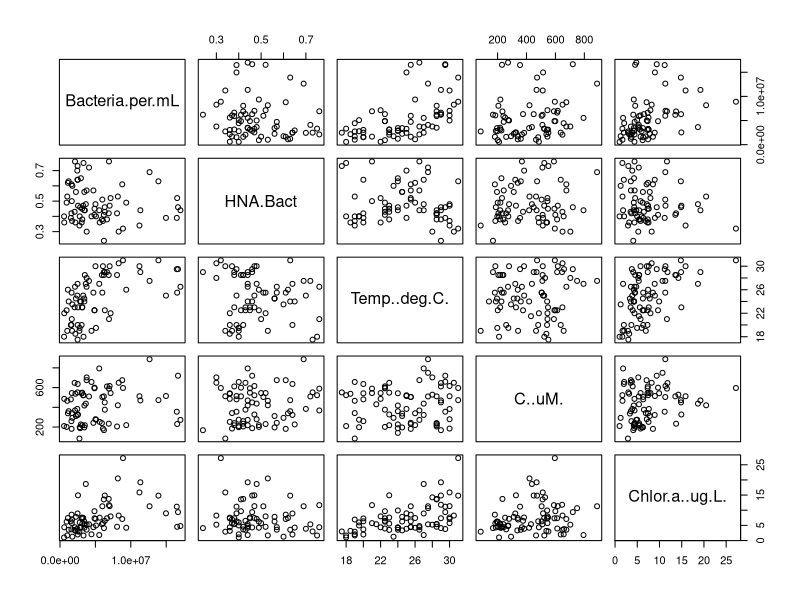
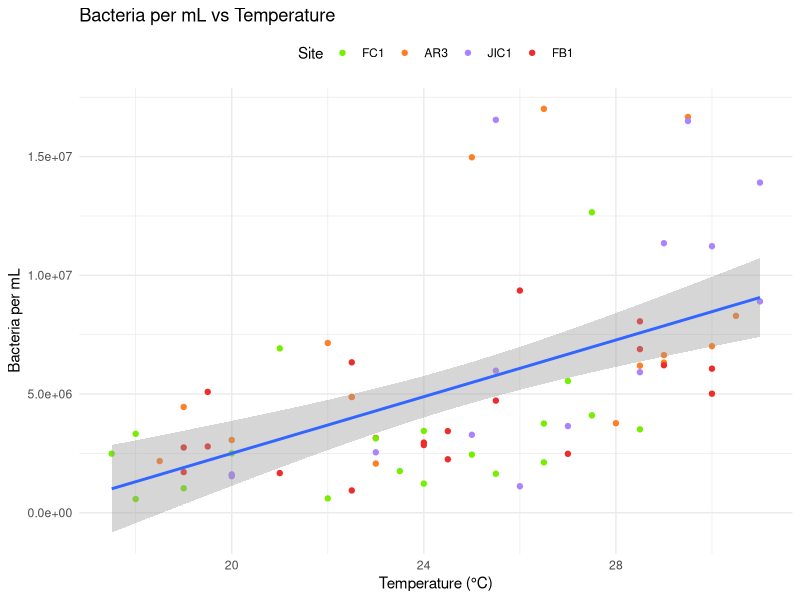
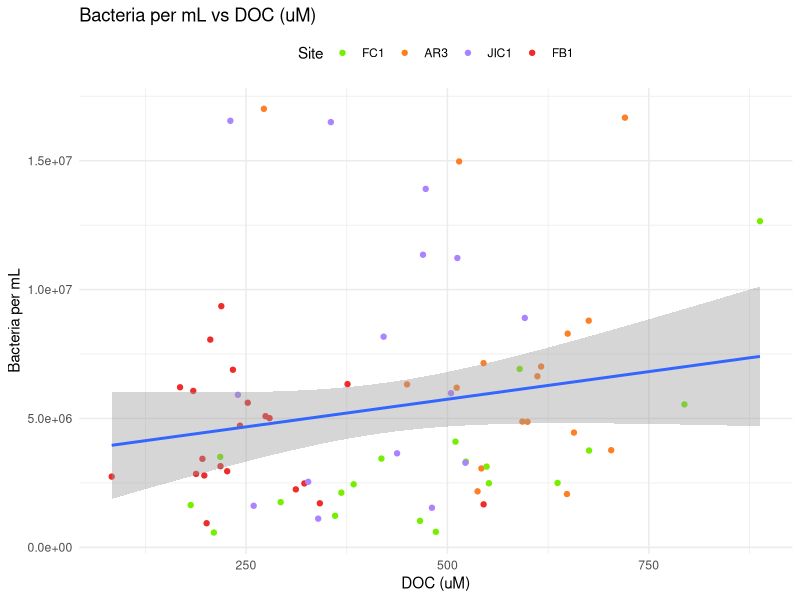
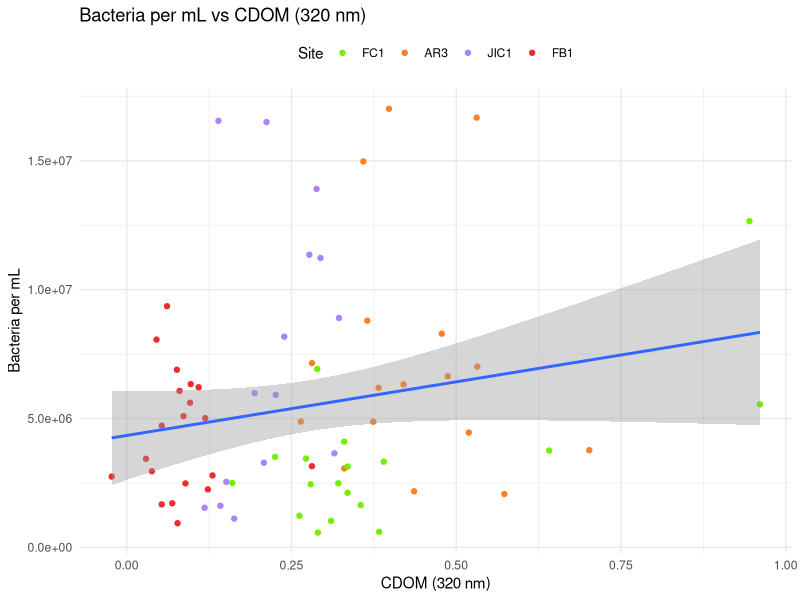
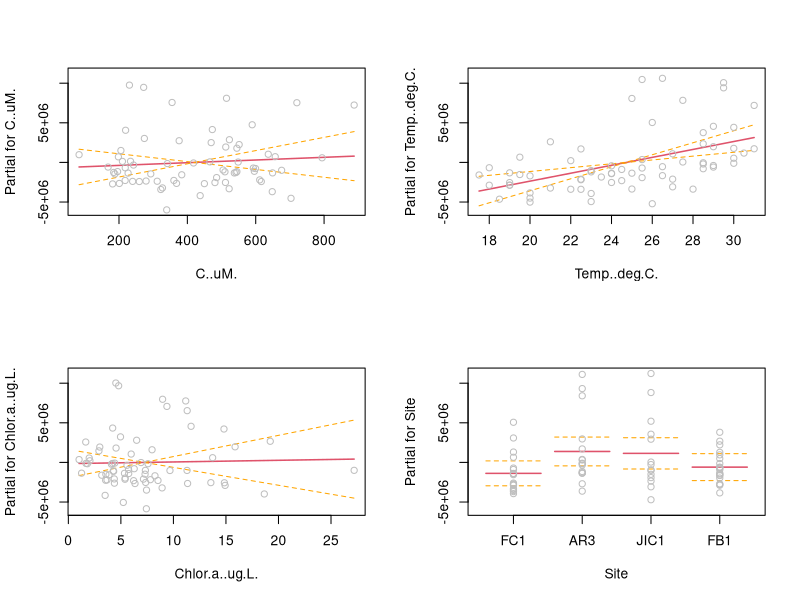
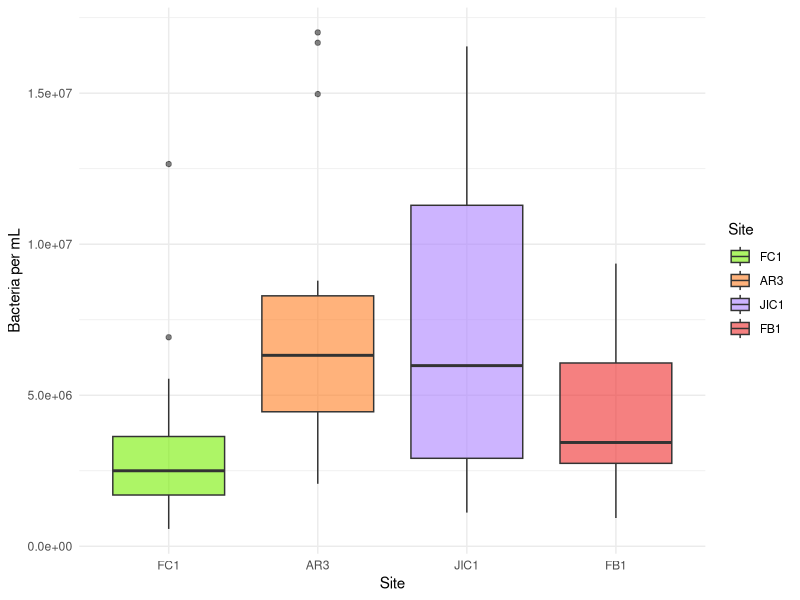
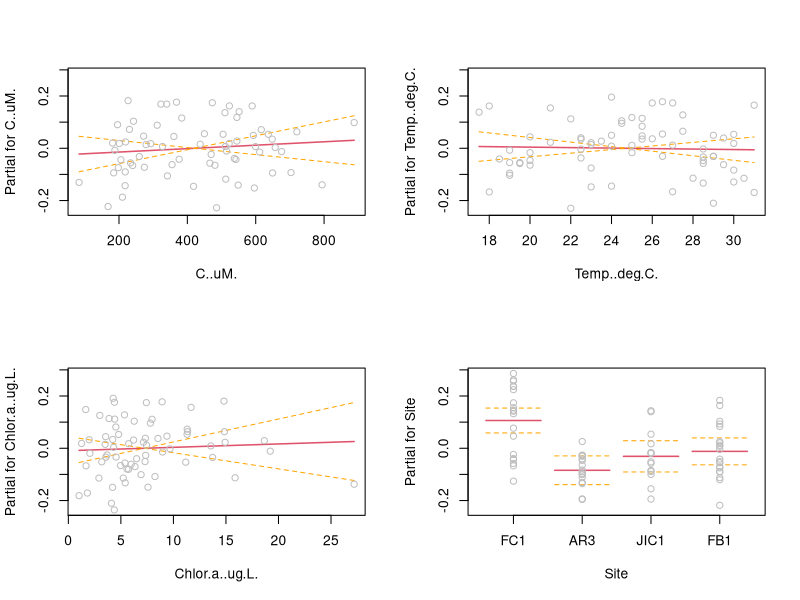
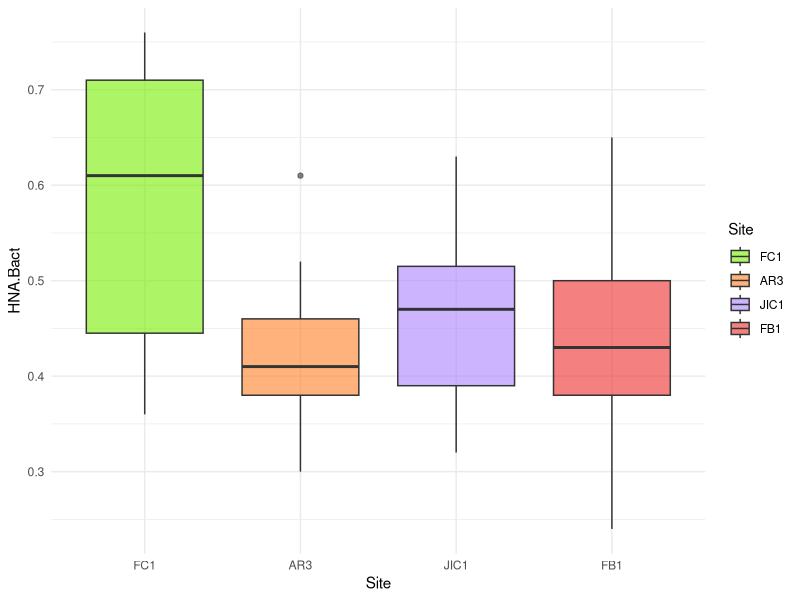

Generate these figures, in order, with R: (Note: this script raises an error after producing the figures.)
##Dependencies 
library(vegan)
library(car) 
library(ggplot2)
library(GGally)

#' First, read in the data found in the data folder. 

bdc <- read.csv('./Data/Bailey DOC_CDOM (3).csv')

bdc$Site <- factor(bdc$Site, levels = c("FC1", "AR3", "JIC1", "FB1")) #don't know if I
#want to do this... may take out

#on partial residuals graph, may want to make by site with st error 

#'Subset data to only include Sites: AR3, FB1, FC1, and JIC1
bdc_sub <- subset.data.frame(bdc, bdc$Site %in% c("AR3", "FB1", "FC1", "JIC1"))
head(bdc_sub)

#'Variables of Interest:
#'  - DOC
#'  - Temperature
#'  - Chlorophyll a
#'  - Response:
#'    1. Bacteria per mL (cell count per mL)
#'    2. HNA% of total community (HNA:Bact)


#'Use pairs function to visualize any correlations between variables of interest
pairs(~ Bacteria.per.mL + HNA.Bact + Temp..deg.C. + 
       C..uM. + Chlor.a..ug.L., data = bdc_sub) 



#'Further Subset data by Site for site characteristic analyses
bdc_AR3 <- subset.data.frame(bdc, bdc$Site %in% c("AR3"))
bdc_FB1 <- subset.data.frame(bdc, bdc$Site %in% c("FB1"))
bdc_FC1 <- subset.data.frame(bdc, bdc$Site %in% c("FC1"))
bdc_JIC1 <- subset.data.frame(bdc, bdc$Site %in% c("JIC1"))



#'Create exploratory graphs for bdc_sub data
#'
#Generate graph for total bacteria versus temperatre for all 4 sites
ggplot(bdc_sub, aes(x = Temp..deg.C., y = Bacteria.per.mL)) +
  geom_point(aes(color = Site)) +  # Add points, color by Site
  scale_color_manual(values = c("AR3" = "chocolate1",
                                "FB1" = "firebrick2",
                                "FC1" = "chartreuse2",
                                "JIC1" = "mediumpurple1")) +
  geom_smooth(method = lm) +
  labs(title = "Bacteria per mL vs Temperature",
       x = "Temperature (°C)",  
       y = "Bacteria per mL") +
  theme_minimal() +  # A clean theme
  theme(legend.position = "top")  # Position the legend at the top

#Generate graph for total bacteria versus DOC content for all 4 sites
ggplot(bdc_sub, aes(x = C..uM., y = Bacteria.per.mL)) +
  geom_point(aes(color = Site)) +  # Add points, color by Site
  scale_color_manual(values = c("AR3" = "chocolate1",
                                "FB1" = "firebrick2",
                                "FC1" = "chartreuse2",
                                "JIC1" = "mediumpurple1")) +
  geom_smooth(method = lm) +
  labs(title = "Bacteria per mL vs DOC (uM)",
       x = "DOC (uM)",  
       y = "Bacteria per mL") +
  theme_minimal() +  # A clean theme
  theme(legend.position = "top")  # Position the legend at the top

#Generate graph for total bacteria versus CDOM for all 4 sites
ggplot(bdc_sub, aes(x = CDOM..320.nm., y = Bacteria.per.mL)) +
  geom_point(aes(color = Site)) +  # Add points, color by Site
  scale_color_manual(values = c("AR3" = "chocolate1",
                                "FB1" = "firebrick2",
                                "FC1" = "chartreuse2",
                                "JIC1" = "mediumpurple1")) +
  geom_smooth(method = lm) +
  labs(title = "Bacteria per mL vs CDOM (320 nm)",
       x = "CDOM (320 nm)",  
       y = "Bacteria per mL") +
  theme_minimal() +  # A clean theme
  theme(legend.position = "top")  # Position the legend at the top


#'Generate linear models for both response variables, use bdc_sub as data
#'
#'Generate linear model for response variable bacterial abundance
lm_bact <- lm(Bacteria.per.mL ~ C..uM. + Temp..deg.C. + Chlor.a..ug.L. + 
                 Site, data = bdc_sub) #assume normal distribution
summary(lm_bact) #generate a summary for model variables and significances
Anova(lm_bact, type = 3) #generate a type 3 Anova for model
RsquareAdj(lm_bact) #display adjusted Rsquare

#'Analyze model predictors and partial residuals of the bact model
par(mfrow= c(2,2)) #show 4 plots at a time for the termplot
termplot(lm_bact, se = TRUE, partial.resid = TRUE) #plot individual predictors and
#their standard error (confidence intervals)

#Generate boxplot for total bacteria site comparison
ggplot(bdc_sub, aes(x = Site, y = Bacteria.per.mL, fill = Site)) +
  geom_boxplot(alpha = 0.6) + #manipulate opacity
  labs(x = "Site", y = "Bacteria per mL") +
  theme_minimal() +
  scale_fill_manual(values = c("AR3" = "chocolate1", "FB1" = "firebrick2", "FC1" = "chartreuse2", "JIC1" = "mediumpurple1" ))

#Calculate the confidence intervals for each variable in total bacteria linear model and 
#use for the Tukey HSD
confint(lm_bact)

#'Run a Tukey HSD post-hoc analysis to analyze differences in total bacteria counts between sites
#'
mod_aov1 <-  aov(Bacteria.per.mL ~  Site, data = bdc_sub) #create an aov between sites for comparison
TukeyHSD(mod_aov1) #conduct a Tukey Honest Significant Difference (HSD) test on the
#site comparison anova to determine which groups are significantly different from
#others
#no sites are significantly different from others



#'Generate linear model for response variable bacterial activity
lm_HNA <- lm(HNA.Bact ~ C..uM. + Temp..deg.C. + Chlor.a..ug.L. + 
                Site, data = bdc_sub) #assume normal distribution
summary(lm_HNA) #generate a summary for the model
Anova(lm_HNA, type = 3) #generate a type 3 Anova
RsquareAdj(lm_HNA) #display adjusted Rsquare

#'Analyze model predictors and partial residuals of the HNA model
par(mfrow= c(2,2)) #show 4 plots at a time for the termplot
termplot(lm_HNA, se = TRUE, partial.resid = TRUE) #plot individual predictors and
#their standard error (confidence intervals)

#'Generate a boxplot to compare HNA counts between sites
ggplot(bdc_sub, aes(x = Site, y = HNA.Bact, fill = Site)) +
  geom_boxplot(alpha = 0.6) + #manipulate opacity
  labs(x = "Site", y = "HNA.Bact") +
  theme_minimal() +
  scale_fill_manual(values = c("AR3" = "chocolate1", "FB1" = "firebrick2", "FC1" = "chartreuse2", "JIC1" = "mediumpurple1" ))

#'Calculate the confidence intervals for each variable in HNA linear model and 
#'use for the Tukey HSD
confint(lm_HNA)

#'Run a Tukey HSD post-hoc analysis to analyze differences in HNA counts between sites
#'
mod_aov2 <-  aov(HNA.Bact ~  Site, data = bdc_sub) #create an anova between sites for comparison
TukeyHSD(mod_aov2) #conduct a Tukey Honest Significant Difference (HSD) test on the
#site comparison anova to determine which groups are significantly different from
#others

##For the proportion of HNA out of the overall community, Site FC1 was significant
##with FC1 having such a high significance that when sites are combined, the variable
##Site is still significant.



#'Run Analyses for AR3
#'
bdc_AR3$Bacteria.per.mL <- as.factor(bdc_AR3$Bacteria.per.mL)
pairs(~ bdc_AR3$Temp..deg.C. + bdc_AR3$C..uM. + bdc_AR3$CDOM..320.nm. + bdc_AR3$Chlor.a..ug.L. 
      + bdc_AR3$Bacteria.per.mL + bdc_AR3$HNA.Bact, data = bdc_AR3)

plot(bdc_AR3$Temp..deg.C., bdc_AR3$Bacteria.per.mL) 

bdc_AR3$Bacteria.per.mL <- as.numeric(bdc_AR3$Bacteria.per.mL)
cor_AR3 <- cor.test(bdc_AR3$C..uM., bdc_AR3$Bacteria.per.mL)
cor_AR3

lm_AR3 <- lm(Bacteria.per.mL ~ C..uM. + Temp..deg.C. + Chlor.a..ug.L., data = bdc_AR3)
summary(lm_AR3)
Anova(lm_AR3)
RsquareAdj(lm_AR3)


#'Run Analyses for FB1

bdc_FB1$Bacteria.per.mL <- as.factor(bdc_FB1$Bacteria.per.mL)
pairs(~ bdc_FB1$Temp..deg.C. + bdc_FB1$C..uM. + bdc_FB1$CDOM..320.nm. 
      + bdc_FB1$Bacteria.per.mL + bdc_FB1$HNA.Bact, data = bdc_FB1)

lm_FB1 <- lm(Bacteria.per.mL ~ C..uM. + Temp..deg.C. + Chlor.a..ug.L., data = bdc_FB1)
summary(lm_FB1)
Anova(lm_FB1)
RsquareAdj(lm_FB1)

#'Run Analyses for FC1

bdc_FC1$Bacteria.per.mL <- as.factor(bdc_FC1$Bacteria.per.mL)
pairs(~ Temp..deg.C. + Bacteria.per.mL + HNA, data = bdc_FC1)

lm_FC1 <- lm(Bacteria.per.mL ~ C..uM. + Temp..deg.C. + Chlor.a..ug.L., data = bdc_FC1)
summary(lm_FC1)
Anova(lm_FC1)
RsquareAdj(lm_FC1)



#'Run Analyses for JIC1

bdc_JIC1$Bacteria.per.mL <- as.factor(bdc_JIC1$Bacteria.per.mL)
pairs(~ bdc_JIC1$Temp..deg.C. + bdc_JIC1$C..uM. + bdc_JIC1$CDOM..320.nm. 
      + bdc_JIC1$Bacteria.per.mL + bdc_JIC1$HNA.Bact, data = bdc_JIC1)

lm_JIC1 <- lm(Bacteria.per.mL ~ C..uM. + Temp..deg.C. + Chlor.a..ug.L., data = bdc_JIC1)
summary(lm_JIC1)
Anova(lm_JIC1)
RsquareAdj(lm_JIC1)

